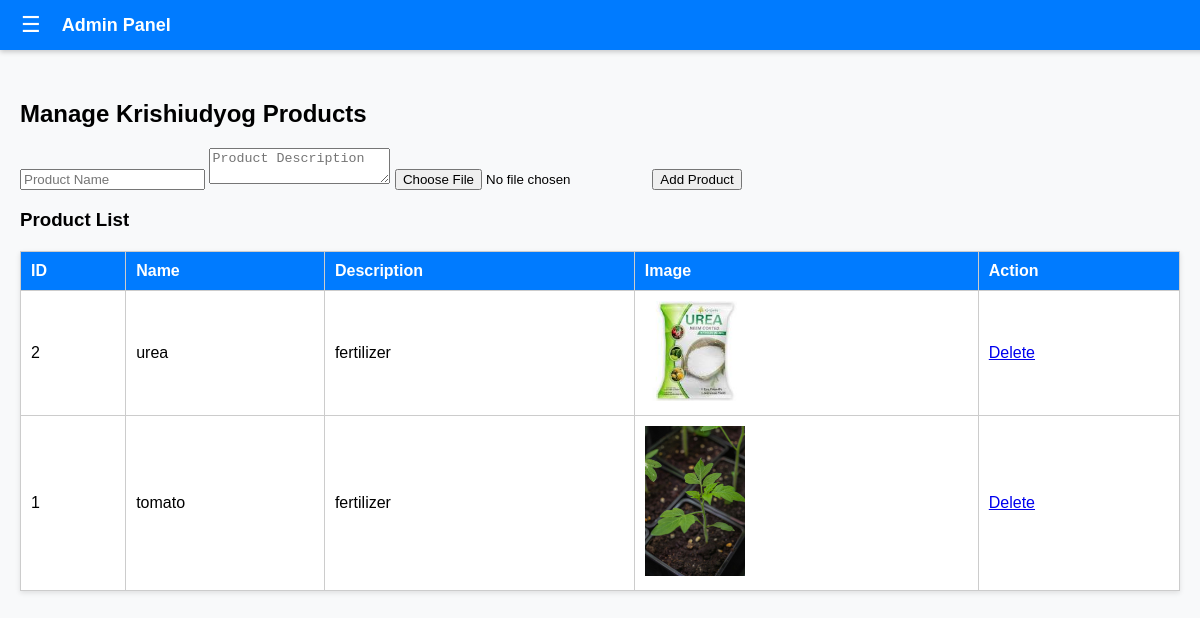
The page /admin/manage_krishi_products.php on the database its author committed.
### tables this page shows
CREATE TABLE `krishiudyog_products` (
  `id` int(11) NOT NULL,
  `name` varchar(255) NOT NULL,
  `image` varchar(255) NOT NULL,
  `description` text NOT NULL
);

### admin/manage_krishi_products.php (the view, shortened to what this page needs)
<?php
include('db.php');
$products = $conn->query("SELECT * FROM krishiudyog_products ORDER BY id DESC");
?>
<!DOCTYPE html>
<html>
<head>
    <link rel="stylesheet" href="style.css">
</head>
<body>
<?php include('sidebar.php'); ?>
<div class="content">
    <h2>Manage Krishiudyog Products</h2>
    <form method="post" enctype="multipart/form-data">
        <input type="text" name="name" placeholder="Product Name" required>
        <textarea name="description" placeholder="Product Description" required></textarea>
        <input type="file" name="image" required>
        <button type="submit" name="add_product">Add Product</button>
    </form>
    <h3>Product List</h3>
    <table border="1" width="100%" cellpadding="10">
        <tr>
            <th>ID</th><th>Name</th><th>Description</th><th>Image</th><th>Action</th>
        </tr>
        <?php while($row = $products->fetch_assoc()): ?>
        <tr>
            <td><?php echo $row['id']; ?></td>
            <td><?php echo $row['name']; ?></td>
            <td><?php echo nl2br($row['description']); ?></td>
            <td>
                <?php if($row['image'] != ''): ?>
                    <img src="../uploads/krishiudyog/<?php echo $row['image']; ?>" width="100">
                <?php endif; ?>
            </td>
            <td>
                <a href="manage_krishi_products.php?delete=<?php echo $row['id']; ?>" onclick="return confirm('Delete this product?')">Delete</a>
            </td>
        </tr>
        <?php endwhile; ?>
    </table>
</div>
</body>
</html>

### admin/style.css (style rules this page uses)
body, html { margin: 0; padding: 0; font-family: Arial, sans-serif; background: #f8f9fa; }
.content { margin-top: 60px; padding: 20px; transition: margin-left 0.3s; }
table { width: 100%; border-collapse: collapse; margin-top: 20px; background: #fff; box-shadow: 0 2px 5px rgba(0,0,0,0.1); }
th, td { padding: 10px; border: 1px solid #ccc; text-align: left; }
th { background: #007bff; color: #fff; }

### rows shown on the page
krishiudyog_products: id "2", name "urea", description "fertilizer", image (picture)
krishiudyog_products: id "1", name "tomato", description "fertilizer", image (picture)
